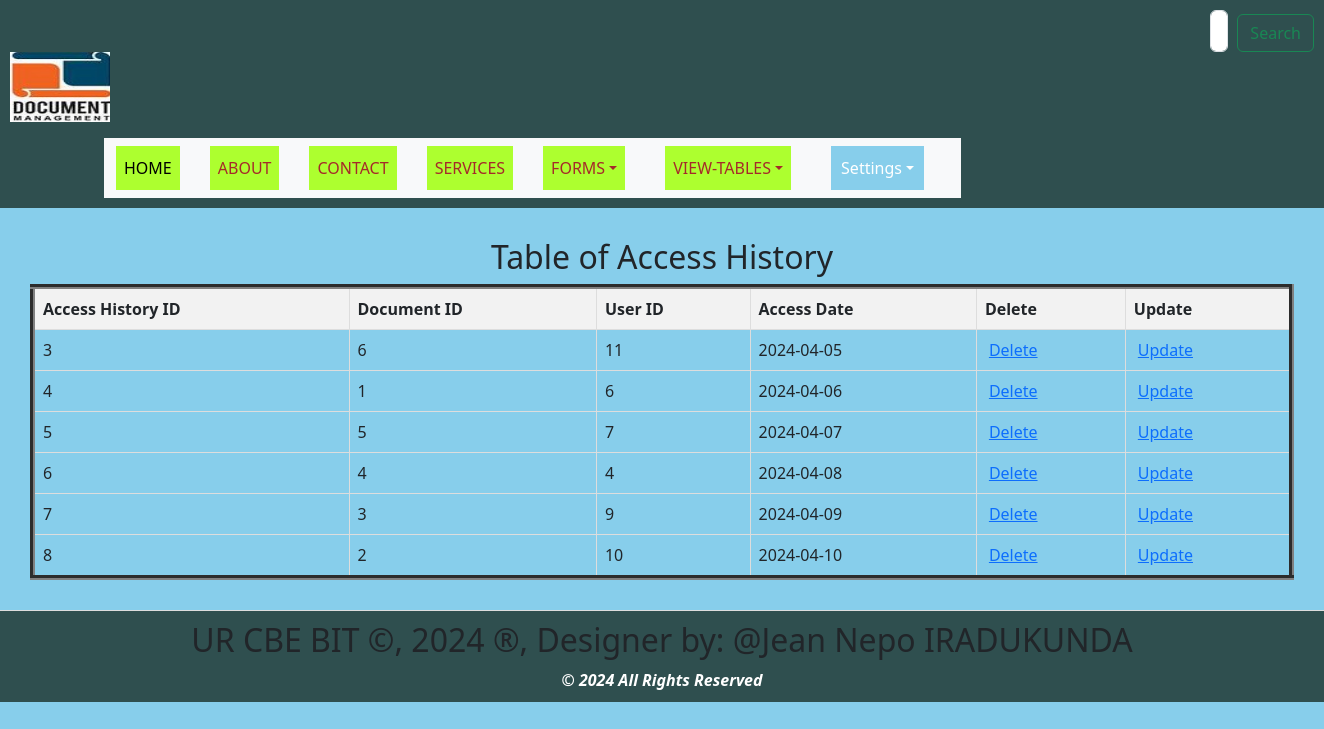
Page /view_accesshistory.php on the committed database.
### tables this page shows
CREATE TABLE `accesshistory` (
  `AccessHistoryID` int(11) NOT NULL,
  `DocumentID` int(11) DEFAULT NULL,
  `UserID` int(11) DEFAULT NULL,
  `AccessDate` date DEFAULT NULL
);

### view_accesshistory.php (the view, shortened to what this page needs)
<!DOCTYPE html>
<html lang="en">
<head>
  <link rel="stylesheet" type="text/css" href="styles.css" title="style 1" media="screen, tv, projection, handheld, print"/>
<link rel="stylesheet" type="text/css" href="styles.css" title="style 1" media="screen, tv, projection, handheld, print">
    <link href="https://cdn.jsdelivr.net/npm/bootstrap@5.3.3/dist/css/bootstrap.min.css" rel="stylesheet">
</head>
<body style="background-color: skyblue;">
<header>
    <form class="d-flex" role="search" action="search.php" method="GET">
        <input class="form-control me-2" type="search" placeholder="Search" aria-label="Search" name="query">
        <button class="btn btn-outline-success" type="submit">Search</button>
    </form>
    <ul style="list-style-type: none; padding: 0;">
        <li style="display: inline; margin-right: 10px;">
           <a href="home.html">
            <img src="./Images/Logo.jpeg" width="100" height="70" alt="Logo"> </a>
        </li>
    </ul>
    <div class="container">
        <div class="row">
            <div class="col-auto">
                <div class="box">
                    <nav class="navbar navbar-expand-lg bg-body-tertiary">
                        <div class="container-fluid">
                            <div class="collapse navbar-collapse" id="navbarNavDropdown">
                                <ul class="navbar-nav">
                                    <li class="nav-item">
                                        <a class="nav-link active" aria-current="page" href="home.html">HOME</a>
                                    </li>
                                    <li class="nav-item">
                                        <a class="nav-link" href="about.html">ABOUT</a>
                                    </li>
                                    <li class="nav-item">
                                        <a class="nav-link" href="contact.html">CONTACT</a>
                                    </li>
                                    <li class="nav-item">
                                        <a class="nav-link" href="services.html">SERVICES</a>
                                    </li>
                                    <li class="nav-item dropdown">
                                        <a class="nav-link dropdown-toggle" href="#"  data-bs-toggle="dropdown" aria-expanded="false">FORMS</a>
                                    </li>
                                    <li class="nav-item dropdown">
                                        <a class="nav-link dropdown-toggle" href="#" role="button" data-bs-toggle="dropdown" aria-expanded="false">VIEW-TABLES</a>
                                    </li>
                                    <li class="dropdown" style="display: inline; margin-right: 10px;">
                                        <a href="#" class="nav-link dropdown-toggle" style="padding: 10px; color: white; background-color: skyblue; text-decoration: none; margin-right: 15px;">Settings</a>
                                    </li>
                                </ul>
                            </div>
                        </div>
                    </nav>
                </div>
            </div>
        </div>
    </div>
</header>
<section>
<!DOCTYPE html>
<html>
<head>
</head>
<body>
    <center><h2>Table of Access History</h2></center>
    <table border="5">
        <tr>
            <th>Access History ID</th>
            <th>Document ID</th>
            <th>User ID</th>
            <th>Access Date</th>
            <th>Delete</th>
            <th>Update</th>
        </tr>
        <?php
        include('Database_Connection.php');
        $sql = "SELECT * FROM AccessHistory";
        $result = $connection->query($sql);
        if ($result->num_rows > 0) {
            while ($row = $result->fetch_assoc()) {
                $accessHistoryId = $row['AccessHistoryID'];
                echo "<tr>
                    <td>" . $row['AccessHistoryID'] . "</td>
                    <td>" . $row['DocumentID'] . "</td>
                    <td>" . $row['UserID'] . "</td>
                    <td>" . $row['AccessDate'] . "</td>
                    <td><a style='padding:4px' href='delete_accesshistory.php?AccessHistoryID=$accessHistoryId'>Delete</a></td>
                    <td><a style='padding:4px' href='update_accesshistory.php?AccessHistoryID=$accessHistoryId'>Update</a></td>
                </tr>";
            }
        } else {
            echo "<tr><td colspan='6'>No data found</td></tr>";
        }
        ?>
    </table>
</body>
    </section>
<footer>
 <marquee behavior='alternate'>
<b><h2>UR CBE BIT &copy, 2024 &reg, Designer by: @Jean Nepo IRADUKUNDA</h2></b>
</marquee>
<center><b style="color: white;"><i>&copy 2024 All Rights Reserved</i></b></center>
</footer>
</body>
</html>

### styles.css (style rules this page uses)
body { font-family: Arial, sans-serif; margin: 0; padding: 0; }
header { background-color: darkslategray; padding: 5px; }
nav { display: flex; justify-content: space-between; }
.nav-link { list-style: none; margin: 0; padding: 0; display: inline-block; margin-right: 20px; text-decoration: none; color: black; }
.dropdown { position: relative; display: inline; margin-right: 10px; }
section { padding: 30px; border-bottom: 1px solid #ddd; }
footer { text-align: center; padding: 10px; background-color: darkslategray; }

### view_accesshistory.php (style rules this page uses)
.nav-link { padding: 10px; color: white; background-color: greenyellow; text-decoration: none; margin-right: 30px; text-align: center; }
.nav-link:link { color: brown; }
button.btn { margin-left: 1px; margin-top: 4px; }
input.form-control { margin-left: 1200px; padding: 8px; }
header { background-color: darkslategray; padding: 10px; }
table { width: 100%; border-collapse: collapse; }
th, td { border: 1px solid #ddd; padding: 8px; text-align: left; }
th { background-color: #f2f2f2; }

### rows in the picture
accesshistory: AccessHistoryID "3", DocumentID "6", UserID "11", AccessDate "2024-04-05"
accesshistory: AccessHistoryID "4", DocumentID "1", UserID "6", AccessDate "2024-04-06"
accesshistory: AccessHistoryID "5", DocumentID "5", UserID "7", AccessDate "2024-04-07"
accesshistory: AccessHistoryID "6", DocumentID "4", UserID "4", AccessDate "2024-04-08"
accesshistory: AccessHistoryID "7", DocumentID "3", UserID "9", AccessDate "2024-04-09"
accesshistory: AccessHistoryID "8", DocumentID "2", UserID "10", AccessDate "2024-04-10"
